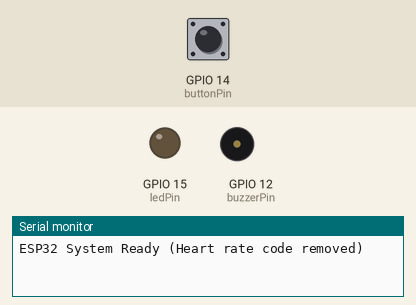
Bench run of a sketch on a simulated ESP32. Shown: output pins drawn as LEDs (lit = HIGH), buzzer (waves = sounding, pin HIGH), the last lines printed to the serial monitor. Inputs (shaded band) come from the test bench; at power-on: GPIO 14 (buttonPin) HIGH.

Above: at 3.7 s.
3.8 s: GPIO 14 (buttonPin) pulsed LOW 2 times (0.12 s each, 0.3 s apart)
At 5.2 s:
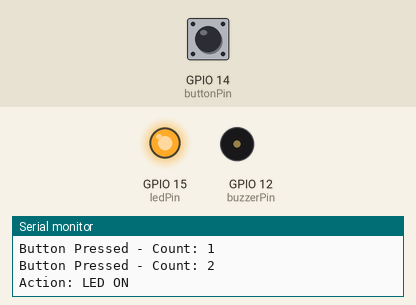
6.3 s: GPIO 14 (buttonPin) pulled LOW for 1 s
At 8.4 s:
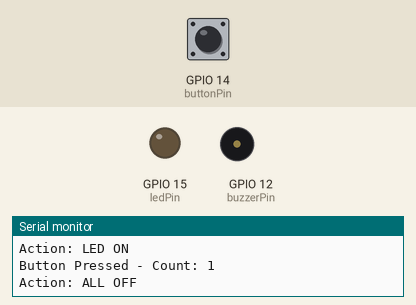
Timing chart, 0 to 9.9 s (numbered marks = the images above; inputs shaded):
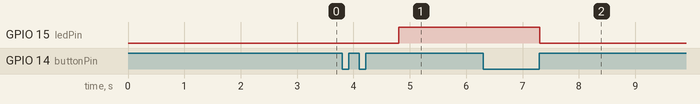

Measured:
- after the input at 3.8 s, GPIO 15 (ledPin): LOW → HIGH after 1.0 s
- after the input at 6.3 s, GPIO 15 (ledPin): HIGH → LOW after 1.0 s

The sketch:

ESP32CAM_Wristband.ino
```cpp
const int buttonPin = 14;   // Button input
const int ledPin = 15;      // LED output
const int buzzerPin = 12;   // Buzzer output

int pressCount = 0;
bool waitingForRelease = false;
unsigned long firstPressTime = 0;
const unsigned long pressTimeout = 1000; // 1 second window

void setup() {
  pinMode(buttonPin, INPUT_PULLUP);
  pinMode(ledPin, OUTPUT);
  pinMode(buzzerPin, OUTPUT);

  digitalWrite(ledPin, LOW);
  digitalWrite(buzzerPin, LOW);

  Serial.begin(115200);
  Serial.println("ESP32 System Ready (Heart rate code removed)");
}

void loop() {
  // ------------------ Button Logic ------------------
  int buttonState = digitalRead(buttonPin);

  if (buttonState == LOW && !waitingForRelease) {
    pressCount++;
    waitingForRelease = true;

    Serial.print("Button Pressed - Count: ");
    Serial.println(pressCount);

    if (pressCount == 1) {
      firstPressTime = millis(); // Start timing
    }
  }

  if (buttonState == HIGH && waitingForRelease) {
    waitingForRelease = false;
  }

  if (pressCount > 0 && (millis() - firstPressTime > pressTimeout)) {
    if (pressCount == 1) {
      digitalWrite(ledPin, LOW);
      digitalWrite(buzzerPin, LOW);
      Serial.println("Action: ALL OFF");
    } else if (pressCount == 2) {
      digitalWrite(ledPin, HIGH);
      digitalWrite(buzzerPin, LOW);
      Serial.println("Action: LED ON");
    } else if (pressCount == 3) {
      digitalWrite(ledPin, LOW);
      digitalWrite(buzzerPin, HIGH);
      Serial.println("Action: BUZZER ON");
    } else {
      Serial.print("Action: Invalid count = ");
      Serial.println(pressCount);
    }

    pressCount = 0;
  }

  delay(10); // Avoid flooding serial monitor
}
```
